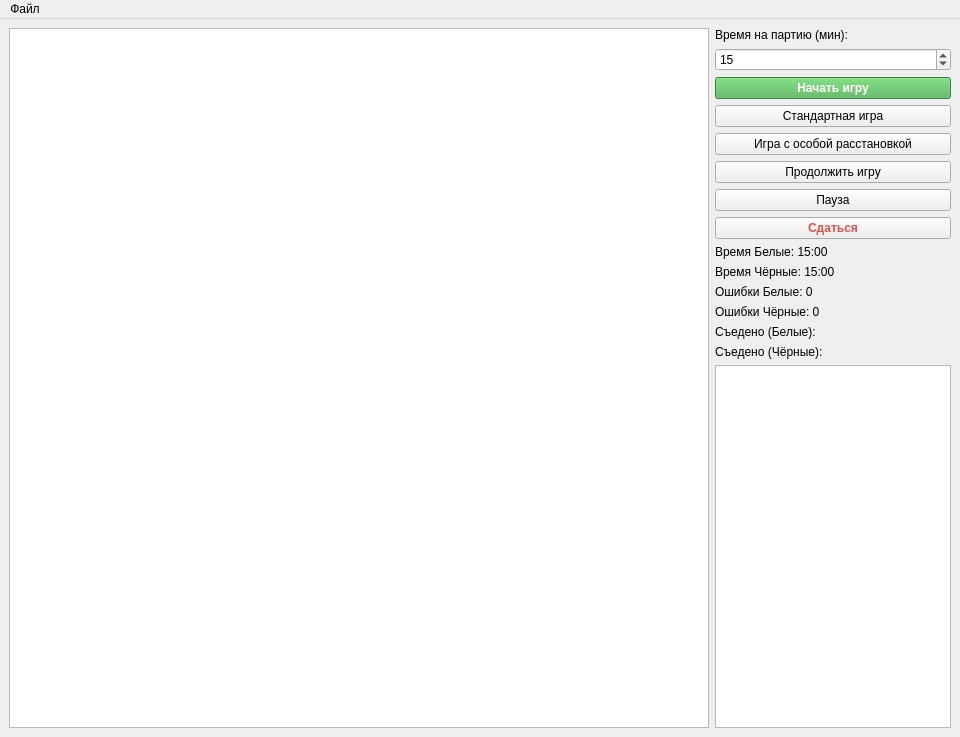
<?xml version="1.0" encoding="UTF-8"?>
<ui version="4.0">
 <class>MainWindow</class>
 <widget class="QMainWindow" name="MainWindow">
  <property name="geometry">
   <rect>
    <x>0</x>
    <y>0</y>
    <width>960</width>
    <height>720</height>
   </rect>
  </property>
  <property name="windowTitle">
   <string>Мини-Шахматы</string>
  </property>
  <widget class="QWidget" name="centralwidget">
   <layout class="QHBoxLayout" name="horizontalLayout">
    <item>
     <widget class="ChessBoardView" name="boardView">
      <property name="minimumSize">
       <size>
        <width>700</width>
        <height>700</height>
       </size>
      </property>
     </widget>
    </item>
    <item>
     <layout class="QVBoxLayout" name="verticalLayout">
      <item>
       <widget class="QLabel" name="labelTime">
        <property name="text">
         <string>Время на партию (мин):</string>
        </property>
       </widget>
      </item>
      <item>
       <widget class="QSpinBox" name="spinTime">
        <property name="minimum">
         <number>1</number>
        </property>
        <property name="maximum">
         <number>180</number>
        </property>
        <property name="value">
         <number>15</number>
        </property>
       </widget>
      </item>
      <item>
       <widget class="QPushButton" name="btnStart">
        <property name="text">
         <string>Начать игру</string>
        </property>
        <property name="styleSheet">
         <string>font-weight: bold; background-color: #4CAF50; color: white;</string>
        </property>
       </widget>
      </item>
      <item>
       <widget class="QPushButton" name="btnStandard">
        <property name="text">
         <string>Стандартная игра</string>
        </property>
       </widget>
      </item>
      <item>
       <widget class="QPushButton" name="btnCustom">
        <property name="text">
         <string>Игра с особой расстановкой</string>
        </property>
       </widget>
      </item>
      <item>
       <widget class="QPushButton" name="btnContinue">
        <property name="text">
         <string>Продолжить игру</string>
        </property>
       </widget>
      </item>
      <item>
       <widget class="QPushButton" name="btnPause">
        <property name="text">
         <string>Пауза</string>
        </property>
       </widget>
      </item>
      <item>
       <widget class="QPushButton" name="btnEndGame">
        <property name="text">
         <string>Сдаться</string>
        </property>
        <property name="styleSheet">
         <string>color: #d9534f; font-weight: bold;</string>
        </property>
       </widget>
      </item>
      <item>
       <widget class="QLabel" name="lblTimerWhite">
        <property name="text">
         <string>Время Белые: 15:00</string>
        </property>
       </widget>
      </item>
      <item>
       <widget class="QLabel" name="lblTimerBlack">
        <property name="text">
         <string>Время Чёрные: 15:00</string>
        </property>
       </widget>
      </item>
      <item>
       <widget class="QLabel" name="lblErrorsWhite">
        <property name="text">
         <string>Ошибки Белые: 0</string>
        </property>
       </widget>
      </item>
      <item>
       <widget class="QLabel" name="lblErrorsBlack">
        <property name="text">
         <string>Ошибки Чёрные: 0</string>
        </property>
       </widget>
      </item>
      <item>
       <widget class="QLabel" name="lblCapturedWhite">
        <property name="text">
         <string>Съедено (Белые):</string>
        </property>
       </widget>
      </item>
      <item>
       <widget class="QLabel" name="lblCapturedBlack">
        <property name="text">
         <string>Съедено (Чёрные):</string>
        </property>
       </widget>
      </item>
      <item>
       <widget class="QListWidget" name="listMoves"/>
      </item>
     </layout>
    </item>
   </layout>
  </widget>
  <widget class="QMenuBar" name="menubar">
   <property name="geometry">
    <rect>
     <x>0</x>
     <y>0</y>
     <width>900</width>
     <height>21</height>
    </rect>
   </property>
   <widget class="QMenu" name="menuFile">
    <property name="title">
     <string>Файл</string>
    </property>
    <addaction name="actionLoadSetup"/>
    <addaction name="actionSaveSetup"/>
    <addaction name="actionLoadGame"/>
    <addaction name="actionSaveGame"/>
   </widget>
   <addaction name="menuFile"/>
  </widget>
  <action name="actionLoadSetup">
   <property name="text">
    <string>Загрузить расстановку</string>
   </property>
  </action>
  <action name="actionSaveSetup">
   <property name="text">
    <string>Сохранить расстановку</string>
   </property>
  </action>
  <action name="actionLoadGame">
   <property name="text">
    <string>Загрузить партию</string>
   </property>
  </action>
  <action name="actionSaveGame">
   <property name="text">
    <string>Сохранить партию</string>
   </property>
  </action>
 </widget>
 <customwidgets>
  <customwidget>
   <class>ChessBoardView</class>
   <extends>QGraphicsView</extends>
   <header>chessboardview.h</header>
  </customwidget>
 </customwidgets>
 <resources/>
 <connections/>
</ui>
